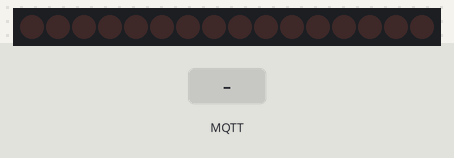
Bench run of a sketch on a simulated Arduino Uno, built with avr-gcc and run on an emulated ATmega328P. On the bench: 16 shift-register outputs drawn as a row of LEDs (first output left, lit = HIGH). Wiring (inferred from the names in the program): 2 × shift register (74HC595): data pin 14; shift clock pin 13; latch pin 12; OE pin 5. Wiring (inferred from the signals the program sends): row of LEDs: on Q0, Q1, Q2, Q3, Q4, Q5, Q6, Q7, Q8, Q9, Q10, Q11, Q12, Q13, Q14, Q15. The test bench sets the inputs (shaded band). No MQTT or app messages arrive unless stated; what the sketch prints to the serial monitor is not drawn.

Above: at 1.2 s.
1.3 s: MQTT message "ALL ON" arrives on the first subscribed topic
At 1.9 s:
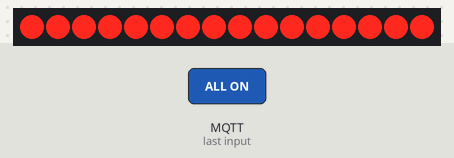
3.0 s: MQTT message "ALL OFF" arrives on the first subscribed topic
At 3.5 s:
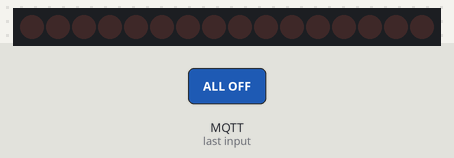
4.5 s: MQTT message "ALL OFF" arrives on the first subscribed topic
Timing chart, 0 to 7.5 s (numbered marks = the images above; inputs shaded):
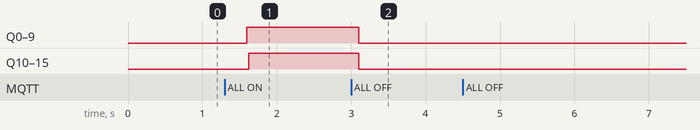

Measured:
- after the input at 1.3 s, Q0–9: LOW → HIGH after 0.30 s; Q10–15: LOW → HIGH after 0.32 s
- after the input at 3.0 s, Q0–15: HIGH → LOW after 0.10 s
- after the input at 4.5 s, every drawn part: stays the same

The sketch:

74hc595Mqtt8266Relay16ChFinalCode.ino
```cpp
/*
Change clientId value at line# 11, to make it the only one with this name on your network
Change clientId value at line# 12, with your SSID network name
Change clientId value at line# 13, with your Password network
To make sure OTA will work you need to set Arduino IDE: Tool----Flash size----4MB (FS:1MB OTA:1019KB)
To create OTA file you need to use in Arduino IDE: Sketch----Export Compiled Binary  or use CTRL+ALT+S shortcut and file will be in "build" directory of your sketch saved files
*/

#include "EspMQTTClient.h"

const char* clientId =            "16ChRelay1";         // Change this ID, to make it the only one with this name on your network
const char* ssid =                "SSID";               // Change this value with your SSID name
const char* password =            "PASSWORD";           // Change this value with your Password
const char* mqttServer =          "192.168.1.100";      // MQTT server adress
const int   mqttPort =            1883;                 // MQTT server Port
const char* mqttUser =            "your_MQTT_username"; // MQTT server username
const char* mqttPassword =        "your_MQTT_password"; // MQTT server password
const char* topicIn =             "In";                 // MQTT Topic in
const char* topicOut =            "Out";                // MQTT Topic in
const int   latchPin =            12;                   // Latch Pin of 74hc595
const int   clockPin =            13;                   // Clock  Pin of 74hc595
const int   dataPin =             14;                   // Data  Pin of 74hc595
int         oePin =               5;                    // Oe Pin of 74hc595
const int   numRegisters =        2;                    // Number of 74hc595 on the board
const int   numRelays =           numRegisters * 8;     // Number of relay on the board obtain by multiplication of the number of relay by the number of 74hc595 on the board
bool        relayState            [numRelays];          // Store the state of each relay

// Setup different information and directive messages

const String clientIdIn =                      String(clientId) + String(topicIn);                                                                                                                                                  // MQTT Topic in
const String clientIdOut =                     String(clientId) + String(topicOut);                                                                                                                                                 // MQTT Topic out
const String mqttCommandTopic =                "Send your commands to this topic " + clientIdIn;                                                                                                                                    // MQTT Topic to send command
const String mqttDebugTopic =                  "For debuging and state relay update, subscribe to topic " + clientIdOut;                                                                                                                  // MQTT Topic to receive debug and relay state update information
const String webUpdaterConnectionInformation = "Web updapter is active and can be access via internet browser at http://" + String(clientId) + ".local , user is :" + String(mqttUser) + " and password is " + String(mqttPassword); // Web updater web site information
const String mqttConnectionConfirmation =      "16 Channels Relay Board is connect and listening on Topic " + clientIdOut +". Relay #1 is identify as relay 0 and #16 to relay 15";                                                       // MQTT message to confirme that board is connecte to Wifi and MQTT Broker
const char*  mqttLastWillMessage =             (clientIdOut).c_str();                                                                                                                                                               // Conversion of clientIdOut to const char* for last will print debug

// Setup WiFi and Mqtt client

EspMQTTClient client(
  ssid,
  password,
  mqttServer,
  mqttUser,
  mqttPassword,
  clientId,
  mqttPort
);

// Function that change the relay state after a valid Mqtt command by

  void setRelayState(int relayNum, bool state) {

// Set the state of a relay

  relayState[relayNum] = state;

// Update the shift registers with the new relay state

  byte outputData[numRegisters];
  for (int i = 0; i < numRegisters; i++) {
    outputData[i] = 0;
  }
  for (int i = 0; i < numRelays; i++) {
    int regNum = i / 8;
    int bitNum = i % 8;
    if (relayState[i]) {
      bitSet(outputData[regNum], bitNum);
    }
  }
  digitalWrite(latchPin, LOW);
  for (int i = numRegisters - 1; i >= 0; i--) {
    shiftOut(dataPin, clockPin, MSBFIRST, outputData[i]);
  }
  digitalWrite(latchPin, HIGH);


// Publish the confirmation message

  String message = String(relayNum) + " " + (state ? "ON" : "OFF");

// Log the confirmation message to Serial for debugging

  Serial.println("Relay state changed: " + message);
  client.publish(clientIdOut,message);
}

// This function is called once everything is connected (Wifi and MQTT)

void onConnectionEstablished()
{
  client.publish(clientIdOut, mqttConnectionConfirmation);        // Publish a message to Topic put in variable topicOut. You can activate the retain flag by setting the third parameter to true
  client.publish(clientIdOut, webUpdaterConnectionInformation);   // Publish to topic variable "clientIdOut" information to connect to the local web site where you can update both firmware and code
  client.subscribe(clientIdIn, [](const String & payload) {       // Subscribe to topic insert in variable topicOut and display received message to Serial
  String str_msg = String(payload);

// Extract command from string

if (str_msg.equals("ALL ON")) {

// Switch all relays on

  for (int i = 0; i < 16; i++) {
    setRelayState(i, true);
  }
  Serial.println("All relays switched ON");
} else if (str_msg.equals("ALL OFF")) {

// Switch all relays off

  for (int i = 0; i < 16; i++) {
    setRelayState(i, false);
  }
  Serial.println("All relays switched OFF");
} else if (str_msg.startsWith("RELAY 1-8 ")) {

// Switch relays 1-8 on or off

  bool status = str_msg.endsWith("ON");
  for (int i = 0; i < 8; i++) {
    setRelayState(i, status);
  }
  if (status) {
    Serial.println("Relays 1-8 switched ON");
  } else {
    Serial.println("Relays 1-8 switched OFF");
  }
} else if (str_msg.startsWith("RELAY 9-16 ")) {

// Switch relays 9-16 on or off

  bool status = str_msg.endsWith("ON");
  for (int i = 8; i < 16; i++) {
    setRelayState(i, status);
  }
  if (status) {
    Serial.println("Relays 9-16 switched ON");
  } else {
    Serial.println("Relays 9-16 switched OFF");
  }
} else if (str_msg.startsWith("Relay #")) {

// Switch individual relays on or off

  int relayNumber = str_msg.substring(7, 9).toInt();                                                          // Extract relay number from string
  relayNumber = relayNumber - 1;
  bool status = str_msg.endsWith("ON");
  setRelayState(relayNumber, status);
  if (status) {
    Serial.println("Relay " + String(relayNumber) + " switched ON");
  } else {
    Serial.println("Relay " + String(relayNumber) + " switched OFF");
  }
  }
});
}

void setup()
{
  Serial.begin(115200);                                                    // Start serial monitor debug
  Serial.println(mqttCommandTopic);
  Serial.println(mqttDebugTopic);
  pinMode(latchPin, OUTPUT);
  pinMode(clockPin, OUTPUT);
  pinMode(dataPin, OUTPUT);
  pinMode(oePin, OUTPUT);
  digitalWrite(oePin, LOW);                                                // enable outputs
  for (int i = 0; i < 16; i++) {                                           // Switch all relays off to start
    setRelayState(i, false);}                                              // Switch all relays off to start
  client.enableDebuggingMessages();                                        // Enable debugging messages sent to serial output
  client.enableHTTPWebUpdater();                                           // Enable the web updater. User and password default to values of MQTTUsername and MQTTPassword. These can be overridded with enableHTTPWebUpdater("user", "password").
  Serial.println(webUpdaterConnectionInformation);                         // Send to serial monitor information to connect to the local web site where you can update both firmware and code
  //client.enableOTA();                                                    // Enable OTA (Over The Air) updates. Password defaults to MQTTPassword. Port is the default OTA port. Can be overridden with enableOTA("password", port).
  client.enableLastWillMessage(mqttLastWillMessage, "I am going offline"); // You can activate the retain flag by setting the third parameter to true
}

void loop()
{
  client.loop();
}
```
